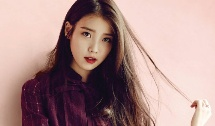
//> input picture lab01/lab01/IU_small.jpg, 215 x 126 px
$ ./Source   (built with g++ and OpenCV 4)
//> lines starting //> are read from the running program, lines starting //| are printed output that depends on the picture
#include <iostream>
#include <cstdlib>
#include <opencv2/opencv.hpp>
#include <opencv2/highgui/highgui.hpp>
#include <opencv2/imgproc/imgproc.hpp>
#include <cmath>

using namespace std;
using namespace cv;

void 	bilinear_interpolation(Mat& input, Mat& output, float scalingFactor);
void	bgr2rgb(Mat& input, Mat& output);

int 	main(int argc, char** argv) {

	Mat inputImg = imread("IU_small.jpg");
//> inputImg is the input picture: 126 rows x 215 cols, CV_8UC3; mean B, G, R 139.1, 142.1, 172.1
	float scalingFactor = 3.0;

	int scaledWidth = round(1. * inputImg.cols * scalingFactor);
//> scaledWidth = 645
	int scaledHeight = round(1. * inputImg.rows * scalingFactor);
//> scaledHeight = 378

	Mat outputImg1 = Mat(scaledHeight, scaledWidth, inputImg.type());
	Mat outputImg2; // for opencv built-in function
	Mat outputImg3 = inputImg.clone(); // for red-blue channel swap

	// swap red and blue channels
	bgr2rgb(inputImg, outputImg3);
//> after the loop in bgr2rgb, `for (int r = 0; r < input.rows; r++)`:
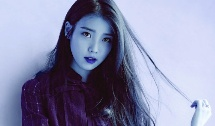
//> output: 126 rows x 215 cols, CV_8UC3; mean B, G, R 172.1, 142.1, 139.1

	// custom bilinear_interpolation function
	bilinear_interpolation(inputImg, outputImg1, scalingFactor);

	// bilinear interpolation with built-in function
	resize(inputImg, outputImg2, Size(), scalingFactor, scalingFactor, INTER_LINEAR);

	imshow("My Interpolation", outputImg1);
	imshow("Opencv build-in function", outputImg2);
	imshow("Red-Blue Swap", outputImg3);
	waitKey(0); // pause

	// [16 lines of commented-out code are left out]

	return 0;
}


void 	bilinear_interpolation(Mat& input, Mat& output, float scalingFactor) {
//> called with scalingFactor = 3

	// PSEUDOCODE
	// for each point in output
		// find coordinate on original image
		// perform bilinear interpolation

	/* EXAMPLE */
	// Coordinate: (1.5, 6.2)
	//
	// reference point: (1,6)
	// all points: (1,6), (1,7), (2,6), (2,7)

	double scaled_row, scaled_col;
	double N, W, E, S;
	int ref_row, ref_col;
	double tl_comp, tr_comp, bl_comp, br_comp;

	for (int r = 0; r < output.rows; r++){
		for (int c = 0; c < output.cols; c++){

			// get the coordinate on original image
			scaled_row = r / scalingFactor;
			scaled_col = c / scalingFactor;

			// reference point
			ref_row = floor(scaled_row);
			ref_col = floor(scaled_col);

			N = scaled_row - ref_row;
			W = scaled_col - ref_col;
			E = 1 - W;
			S = 1 - N;

			// computation
			for (int i = 0; i < 3; i++){

				// TOP-LEFT
				tl_comp = S*E*input.at<Vec3b>(ref_row, ref_col)[i];

				// TOP-RIGHT
				if (ref_col == input.cols - 1)
					tr_comp = W*S*input.at<Vec3b>(ref_row, ref_col)[i];
				else
					tr_comp = W*S*input.at<Vec3b>(ref_row, ref_col + 1)[i];

				// BOTTOM-LEFT
				if (ref_row == input.rows - 1)
					bl_comp = N*E*input.at<Vec3b>(ref_row, ref_col)[i];
				else
					bl_comp = N*E*input.at<Vec3b>(ref_row + 1, ref_col)[i];

				// BOTTOM-RIGHT
				if (ref_row == input.rows - 1 && ref_col == input.cols - 1)
					br_comp = N*W*input.at<Vec3b>(ref_row, ref_col)[i];
				else if (ref_row == input.rows - 1)
					br_comp = N*W*input.at<Vec3b>(ref_row, ref_col + 1)[i];
				else if (ref_col == input.cols - 1)
					br_comp = N*W*input.at<Vec3b>(ref_row + 1, ref_col)[i];
				else
					br_comp = N*W*input.at<Vec3b>(ref_row + 1, ref_col + 1)[i];

				output.at<Vec3b>(r, c)[i] = tl_comp + tr_comp + bl_comp + br_comp;
			}
		}
	}
//> this loop made 378 passes
//> (scaled_row, ref_row, N) on passes 1 to 3: (0, 0, 0), (0.333, 0, 0.333), (0.667, 0, 0.667)
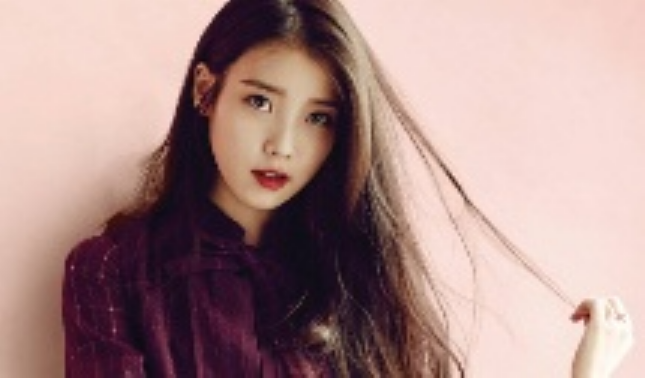
//> output: 378 rows x 645 cols, CV_8UC3; mean B, G, R 138.6, 141.6, 171.6
//> after the loop, scaled_row = 125.7; scaled_col = 214.7; ref_row = 125; ref_col = 214; N = 0.667; W = 0.667
}

void	bgr2rgb(Mat& input, Mat& output) {

	// Regular: w x h
	// OpenCV: row x col

	// width: img.cols
	// height: img.rows

	// PSEUDOCODE
	// for all points
		// swap r and b

	// 0: blue, 1: green, 2: red
	for (int r = 0; r < input.rows; r++){
		for (int c = 0; c < input.cols; c++){
			output.at<Vec3b>(r, c)[0] = input.at<Vec3b>(r, c)[2];
			output.at<Vec3b>(r, c)[1] = input.at<Vec3b>(r, c)[1];
			output.at<Vec3b>(r, c)[2] = input.at<Vec3b>(r, c)[0];
		}
	}

}
